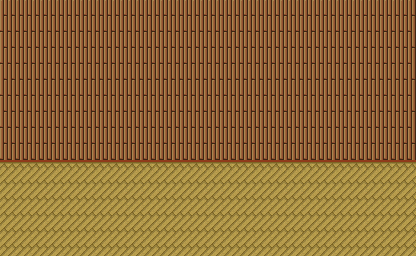

Below is a game level as drawn by its tile map, then a one-line description and the .tmx that defines it (tile-layer data replaced by summaries):
An orthogonal 26x16 tile map with 16x16 px tiles, 2 tile layers (background, geometry), 3 tilesets and 3 objects (3x lantern_A).

<map version="1.0" orientation="orthogonal" renderorder="right-down" width="26" height="16" tilewidth="16" tileheight="16" nextobjectid="29">
 <tileset firstgid="1" name="woodtile" tilewidth="16" tileheight="16" tilecount="8" columns="8">
  <image source="tileset/woodtile.png" width="128" height="16" />
 </tileset>
 <tileset firstgid="9" name="woodtile3" tilewidth="16" tileheight="16" tilecount="20" columns="2">
  <image source="tileset/woodtile3.png" width="32" height="160" />
 </tileset>
 <tileset firstgid="29" name="entity_16x16" tilewidth="16" tileheight="16" tilecount="400" columns="20">
  <image source="tileset/entity_16x16.png" width="320" height="320" />
  <tile id="0">
   <properties>
    <property name="stuff" value="a1" />
   </properties>
  </tile>
 </tileset>
 <layer name="background" width="26" height="16">
  <data>[416 cells, 416 non-empty, 2 distinct tile ids]</data>
 </layer>
 <layer name="geometry" width="26" height="16">
  <data>[416 cells, 156 non-empty, 2 distinct tile ids]</data>
 </layer>
 <objectgroup name="entity">
  <object id="11" type="lantern_A" gid="29" x="55.0909" y="32.3636" width="16" height="16" />
  <object id="12" type="lantern_A" gid="29" x="197.667" y="151.667" width="16" height="16" />
  <object id="13" type="lantern_A" gid="29" x="318.334" y="110.334" width="16" height="16" />
 </objectgroup>
</map>
